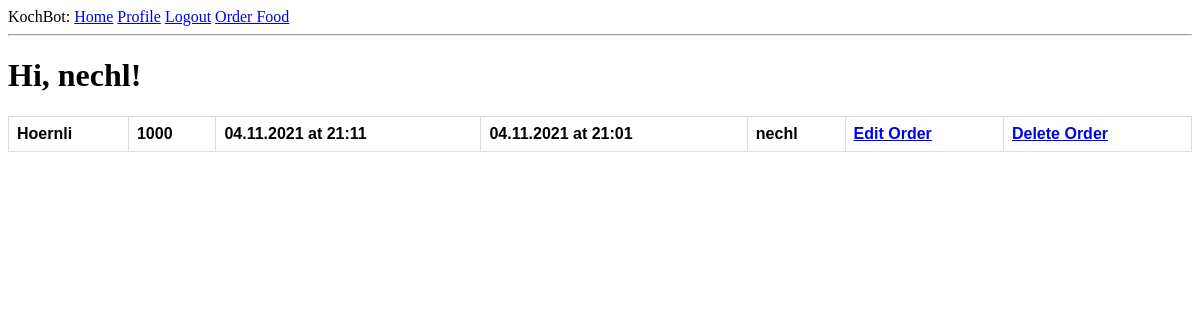
The page /index (signed in) on the database its author committed.
### app/models.py (models this page shows, shortened)
class User(UserMixin, db.Model):
    id = db.Column(db.Integer, primary_key=True)
    username = db.Column(db.String(64), index=True, unique=True)
    email = db.Column(db.String(120), index=True, unique=True)
    password_hash = db.Column(db.String(128))
    orders = db.relationship('Order', backref='author', lazy='dynamic')

class Order(db.Model):
    id = db.Column(db.Integer, primary_key = True)
    food = db.Column(db.String(140))
    timestamp = db.Column(db.DateTime,  default=datetime.utcnow)
    amount = db.Column(db.Integer())
    finished_at = db.Column(db.DateTime, index = True)
    start_at = db.Column(db.DateTime)
    user_id = db.Column(db.Integer, db.ForeignKey('user.id'))

### app/routes.py (the view)
@app.route('/')
@app.route('/index')
@login_required
def index():
    orders = Order.query.order_by(Order.finished_at.asc()).all()
    return render_template('index.html', title='Home', orders=orders)

### app/models.py (called while the page is built)
@login.user_loader
def load_user(id):
    return User.query.get(int(id))

### app/templates/index.html
{% extends "base.html" %}
{% block content %}
    <div class="MainContent">
        <h1>Hi, {{ current_user.username }}!</h1>
        <table id="orders">
            {% for order in orders %}
                {% include '_order.html' %}
            {% endfor %}
        </table>
    </div>
{% endblock %}

### app/templates/_order.html
<tr id="orders">
    <th id="orders">{{ order.food }}</th>
    <th id="orders">{{ order.amount }}</th>
    <th id="orders">{{ order.finished_at.strftime("%d.%m.%Y at %H:%M") }}</th>
    <th id="orders">{{ order.start_at.strftime("%d.%m.%Y at %H:%M") }}</th>
    <th id="orders">{{ order.user_id }}</th>
    <th id="orders"><a href="{{ url_for('edit_order', id=order.id) }}">Edit Order</a></th>
    <th id="orders"><a href="{{ url_for('delete_order', id=order.id) }}">Delete Order</a></th>
</tr>

### app/static/style/style.css (style rules this page uses)
table#orders { font-family: Arial, sans-serif; font-style:normal; border-collapse: collapse; width: 100%; }
td#orders, th#orders { border: 1px solid #dddddd; text-align: left; padding: 8px; }
.MainContent { background-color: white; }

### rows shown on the page
User: username "nechl"
Order: food "Hoernli", amount "1000", finished_at "04.11.2021 at 21:11", start_at "04.11.2021 at 21:01", user_id "nechl"
